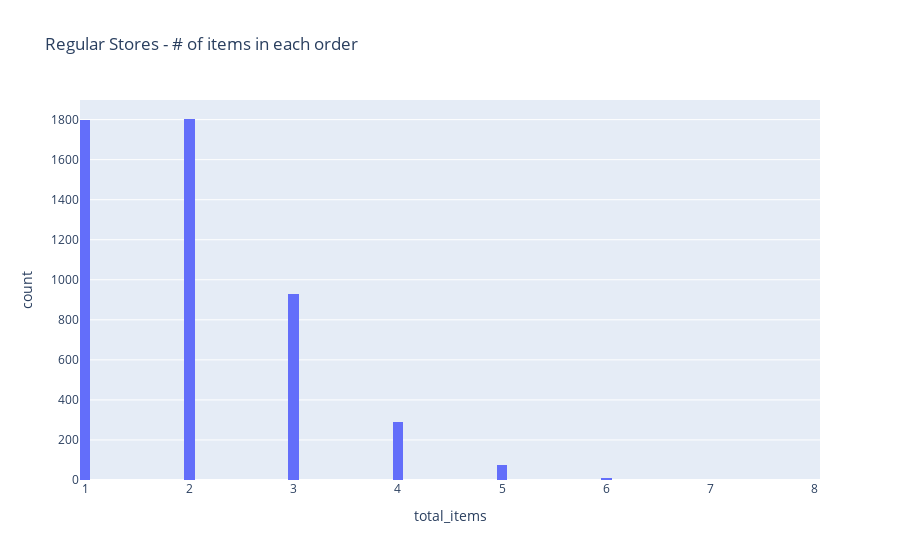

Here is the notebook cell this chart was saved with:
### Code cell
fignorm = px.histogram(norm_data, x = 'total_items', nbins=100,  title='Regular Stores - # of items in each order')
fignorm.show()

### Figure 1 — Plotly figure (JSON) as saved in the notebook; plotly's stock layout.template omitted (floating-point values rounded to 4 significant figures; data arrays with more than 128 entries replaced by an {"elided": "..."} marker saying what was removed)
{"data": [{"alignmentgroup": "True", "bingroup": "x", "hovertemplate": "total_items=%{x}<br>count=%{y}<extra></extra>", "legendgroup": "", "marker": {"color": "#636efa", "pattern": {"shape": ""}}, "name": "", "nbinsx": 100, "offsetgroup": "", "orientation": "v", "showlegend": false, "type": "histogram", "x": {"elided": "4903 int values"}, "xaxis": "x", "yaxis": "y"}], "layout": {"barmode": "relative", "legend": {"tracegroupgap": 0}, "title": {"text": "Regular Stores - # of items in each order"}, "xaxis": {"anchor": "y", "domain": [0, 1], "title": {"text": "total_items"}}, "yaxis": {"anchor": "x", "domain": [0, 1], "title": {"text": "count"}}}}
